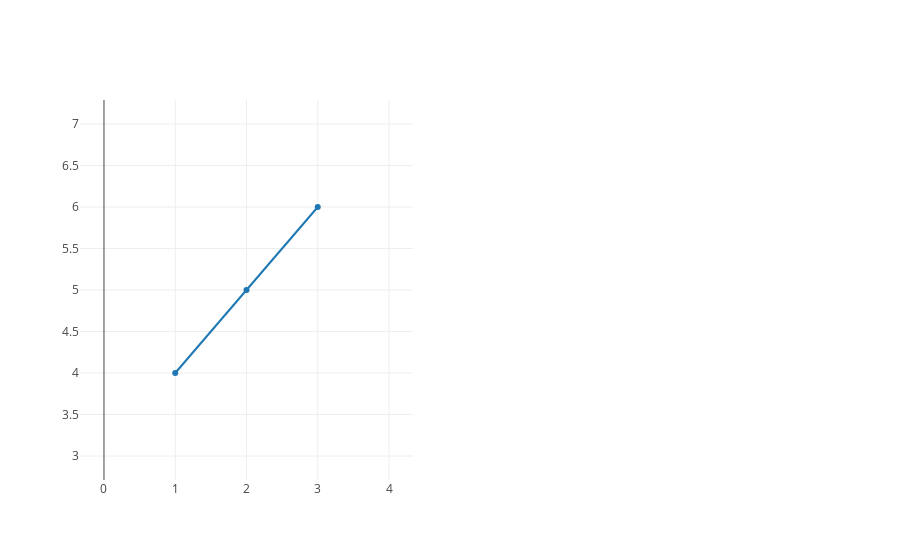

Source (notebook cell):
### Code cell
trace1 = go.Scatter(
    x=[1, 2, 3],
    y=[4, 5, 6]
)
# trace2 = go.Scatter(
#     x=[20, 30, 40],
#     y=[50, 60, 70],
#     xaxis='x2',
#     yaxis='y2'
# )

layout = go.Layout(
    xaxis=dict(
        domain=[0, 0.45]
    ),
    yaxis=dict(
        domain=[0, 0.45]
    )
)
data = [trace1]
fig = go.Figure(data=data, layout=layout)
iplot(fig, filename='multiple-subplots')

### Figure 1 — Plotly figure (JSON) as saved in the notebook; plotly's stock layout.template omitted (floating-point values rounded to 4 significant figures)
{"data": [{"type": "scatter", "uid": "9339f0ac-c234-41fa-936c-9eb8c9aaac1d", "x": [1, 2, 3], "y": [4, 5, 6]}], "layout": {"autosize": true, "xaxis": {"autorange": false, "domain": [0, 0.45], "range": [-0.3364, 4.336], "type": "linear"}, "yaxis": {"autorange": false, "domain": [0, 1], "range": [2.711, 7.289], "type": "linear"}}}
